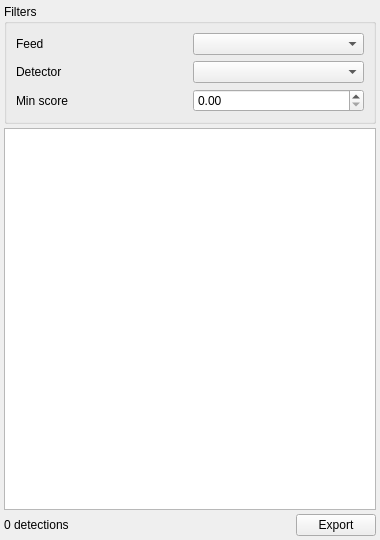
<?xml version="1.0" encoding="UTF-8"?>
<ui version="4.0">
 <class>MissionGalleryContents</class>
 <widget class="QWidget" name="MissionGalleryContents">
  <property name="geometry">
   <rect>
    <x>0</x>
    <y>0</y>
    <width>380</width>
    <height>540</height>
   </rect>
  </property>
  <layout class="QVBoxLayout" name="missionLayout">
   <property name="spacing">
    <number>4</number>
   </property>
   <property name="leftMargin">
    <number>4</number>
   </property>
   <property name="topMargin">
    <number>4</number>
   </property>
   <property name="rightMargin">
    <number>4</number>
   </property>
   <property name="bottomMargin">
    <number>4</number>
   </property>
   <item>
    <widget class="QGroupBox" name="filterGroup">
     <property name="title">
      <string>Filters</string>
     </property>
     <layout class="QGridLayout" name="filterGrid">
      <item row="0" column="0">
       <widget class="QLabel" name="feedFilterLabel">
        <property name="text">
         <string>Feed</string>
        </property>
       </widget>
      </item>
      <item row="0" column="1">
       <widget class="QComboBox" name="feedFilterCombo"/>
      </item>
      <item row="1" column="0">
       <widget class="QLabel" name="detectorFilterLabel">
        <property name="text">
         <string>Detector</string>
        </property>
       </widget>
      </item>
      <item row="1" column="1">
       <widget class="QComboBox" name="detectorFilterCombo"/>
      </item>
      <item row="2" column="0">
       <widget class="QLabel" name="minScoreLabel">
        <property name="text">
         <string>Min score</string>
        </property>
       </widget>
      </item>
      <item row="2" column="1">
       <widget class="QDoubleSpinBox" name="minScoreSpin">
        <property name="decimals">
         <number>2</number>
        </property>
        <property name="minimum">
         <double>0.0</double>
        </property>
        <property name="maximum">
         <double>1.0</double>
        </property>
        <property name="singleStep">
         <double>0.05</double>
        </property>
       </widget>
      </item>
     </layout>
    </widget>
   </item>
   <item>
    <widget class="QListWidget" name="missionList">
     <property name="alternatingRowColors">
      <bool>true</bool>
     </property>
     <property name="iconSize">
      <size>
       <width>128</width>
       <height>96</height>
      </size>
     </property>
    </widget>
   </item>
   <item>
    <layout class="QHBoxLayout" name="exportRow">
     <item>
      <widget class="QLabel" name="rowCountLabel">
       <property name="text">
        <string>0 detections</string>
       </property>
      </widget>
     </item>
     <item>
      <spacer name="exportSpacer">
       <property name="orientation">
        <enum>Qt::Horizontal</enum>
       </property>
       <property name="sizeHint" stdset="0">
        <size>
         <width>20</width>
         <height>10</height>
        </size>
       </property>
      </spacer>
     </item>
     <item>
      <widget class="QPushButton" name="exportButton">
       <property name="text">
        <string>Export</string>
       </property>
       <property name="toolTip">
        <string>Export filtered detections to the standard ADIAT image-mode gallery format.</string>
       </property>
      </widget>
     </item>
    </layout>
   </item>
  </layout>
 </widget>
 <resources/>
 <connections/>
</ui>
